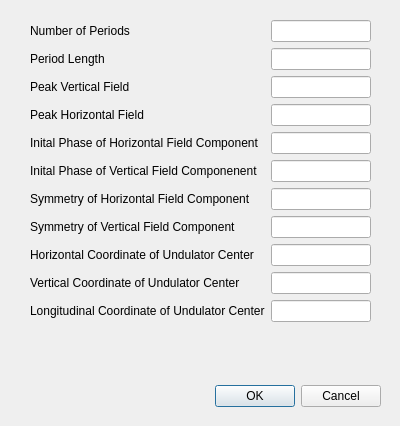
<?xml version="1.0" encoding="UTF-8"?>
<ui version="4.0">
 <class>Dialog</class>
 <widget class="QDialog" name="Dialog">
  <property name="geometry">
   <rect>
    <x>0</x>
    <y>0</y>
    <width>400</width>
    <height>426</height>
   </rect>
  </property>
  <property name="windowTitle">
   <string>Undulator</string>
  </property>
  <widget class="QDialogButtonBox" name="buttonBox">
   <property name="geometry">
    <rect>
     <x>40</x>
     <y>380</y>
     <width>341</width>
     <height>32</height>
    </rect>
   </property>
   <property name="orientation">
    <enum>Qt::Horizontal</enum>
   </property>
   <property name="standardButtons">
    <set>QDialogButtonBox::Cancel|QDialogButtonBox::Ok</set>
   </property>
  </widget>
  <widget class="QWidget" name="formLayoutWidget">
   <property name="geometry">
    <rect>
     <x>30</x>
     <y>20</y>
     <width>341</width>
     <height>341</height>
    </rect>
   </property>
   <layout class="QFormLayout" name="formLayout">
    <property name="fieldGrowthPolicy">
     <enum>QFormLayout::AllNonFixedFieldsGrow</enum>
    </property>
    <item row="0" column="0">
     <widget class="QLabel" name="label">
      <property name="text">
       <string>Number of Periods</string>
      </property>
     </widget>
    </item>
    <item row="0" column="1">
     <widget class="QLineEdit" name="numper"/>
    </item>
    <item row="1" column="0">
     <widget class="QLabel" name="label_2">
      <property name="text">
       <string>Period Length</string>
      </property>
     </widget>
    </item>
    <item row="1" column="1">
     <widget class="QLineEdit" name="undper"/>
    </item>
    <item row="2" column="0">
     <widget class="QLabel" name="label_3">
      <property name="text">
       <string>Peak Vertical Field</string>
      </property>
     </widget>
    </item>
    <item row="2" column="1">
     <widget class="QLineEdit" name="by"/>
    </item>
    <item row="3" column="0">
     <widget class="QLabel" name="label_4">
      <property name="text">
       <string>Peak Horizontal Field</string>
      </property>
     </widget>
    </item>
    <item row="3" column="1">
     <widget class="QLineEdit" name="bx"/>
    </item>
    <item row="4" column="0">
     <widget class="QLabel" name="label_5">
      <property name="text">
       <string>Inital Phase of Horizontal Field Component</string>
      </property>
     </widget>
    </item>
    <item row="4" column="1">
     <widget class="QLineEdit" name="phbx"/>
    </item>
    <item row="5" column="0">
     <widget class="QLabel" name="label_6">
      <property name="text">
       <string>Inital Phase of Vertical Field Componenent</string>
      </property>
     </widget>
    </item>
    <item row="5" column="1">
     <widget class="QLineEdit" name="phby"/>
    </item>
    <item row="6" column="0">
     <widget class="QLabel" name="label_7">
      <property name="text">
       <string>Symmetry of Horizontal Field Component</string>
      </property>
     </widget>
    </item>
    <item row="6" column="1">
     <widget class="QLineEdit" name="sbx"/>
    </item>
    <item row="7" column="0">
     <widget class="QLabel" name="label_8">
      <property name="text">
       <string>Symmetry of Vertical Field Component</string>
      </property>
     </widget>
    </item>
    <item row="7" column="1">
     <widget class="QLineEdit" name="sby"/>
    </item>
    <item row="8" column="0">
     <widget class="QLabel" name="label_9">
      <property name="text">
       <string>Horizontal Coordinate of Undulator Center </string>
      </property>
     </widget>
    </item>
    <item row="8" column="1">
     <widget class="QLineEdit" name="xcid"/>
    </item>
    <item row="9" column="0">
     <widget class="QLabel" name="label_10">
      <property name="text">
       <string>Vertical Coordinate of Undulator Center</string>
      </property>
     </widget>
    </item>
    <item row="9" column="1">
     <widget class="QLineEdit" name="ycid"/>
    </item>
    <item row="10" column="0">
     <widget class="QLabel" name="label_11">
      <property name="text">
       <string>Longitudinal Coordinate of Undulator Center</string>
      </property>
     </widget>
    </item>
    <item row="10" column="1">
     <widget class="QLineEdit" name="zcid"/>
    </item>
   </layout>
  </widget>
 </widget>
 <resources/>
 <connections>
  <connection>
   <sender>buttonBox</sender>
   <signal>accepted()</signal>
   <receiver>Dialog</receiver>
   <slot>accept()</slot>
   <hints>
    <hint type="sourcelabel">
     <x>248</x>
     <y>254</y>
    </hint>
    <hint type="destinationlabel">
     <x>157</x>
     <y>274</y>
    </hint>
   </hints>
  </connection>
  <connection>
   <sender>buttonBox</sender>
   <signal>rejected()</signal>
   <receiver>Dialog</receiver>
   <slot>reject()</slot>
   <hints>
    <hint type="sourcelabel">
     <x>316</x>
     <y>260</y>
    </hint>
    <hint type="destinationlabel">
     <x>286</x>
     <y>274</y>
    </hint>
   </hints>
  </connection>
 </connections>
</ui>
